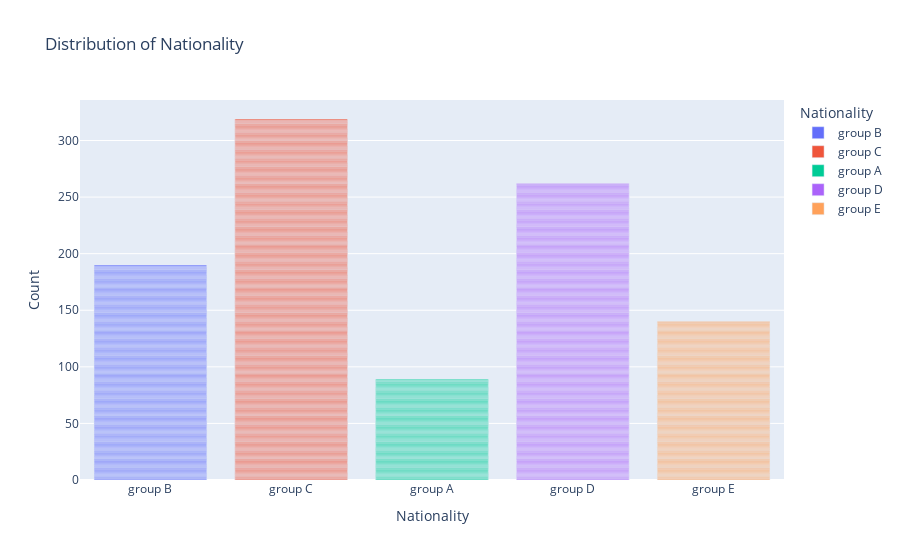

Source (notebook cell):
### Code cell
fig = px.bar(df, x='race/ethnicity', color="race/ethnicity", title="Distribution of Nationality",
            labels={
                    "race/ethnicity": "Nationality",
                    "count": "Count"
                 }
            )
fig.show()

### Figure 1 — Plotly figure (JSON) as saved in the notebook; plotly's stock layout.template omitted (floating-point values rounded to 4 significant figures; data arrays with more than 128 entries replaced by an {"elided": "..."} marker saying what was removed)
{"data": [{"alignmentgroup": "True", "hovertemplate": "Nationality=%{x}<br>Count=%{y}<extra></extra>", "legendgroup": "group B", "marker": {"color": "#636efa", "pattern": {"shape": ""}}, "name": "group B", "offsetgroup": "group B", "orientation": "v", "showlegend": true, "textposition": "auto", "type": "bar", "x": {"elided": "190 str values"}, "xaxis": "x", "y": {"elided": "190 int values"}, "yaxis": "y"}, {"alignmentgroup": "True", "hovertemplate": "Nationality=%{x}<br>Count=%{y}<extra></extra>", "legendgroup": "group C", "marker": {"color": "#EF553B", "pattern": {"shape": ""}}, "name": "group C", "offsetgroup": "group C", "orientation": "v", "showlegend": true, "textposition": "auto", "type": "bar", "x": {"elided": "319 str values"}, "xaxis": "x", "y": {"elided": "319 int values"}, "yaxis": "y"}, {"alignmentgroup": "True", "hovertemplate": "Nationality=%{x}<br>Count=%{y}<extra></extra>", "legendgroup": "group A", "marker": {"color": "#00cc96", "pattern": {"shape": ""}}, "name": "group A", "offsetgroup": "group A", "orientation": "v", "showlegend": true, "textposition": "auto", "type": "bar", "x": ["group A", "group A", "group A", "group A", "group A", "group A", "group A", "group A", "group A", "group A", "group A", "group A", "group A", "group A", "group A", "group A", "group A", "group A", "group A", "group A", "group A", "group A", "group A", "group A", "group A", "group A", "group A", "group A", "group A", "group A", "group A", "group A", "group A", "group A", "group A", "group A", "group A", "group A", "group A", "group A", "group A", "group A", "group A", "group A", "group A", "group A", "group A", "group A", "group A", "group A", "group A", "group A", "group A", "group A", "group A", "group A", "group A", "group A", "group A", "group A", "group A", "group A", "group A", "group A", "group A", "group A", "group A", "group A", "group A", "group A", "group A", "group A", "group A", "group A", "group A", "group A", "group A", "group A", "group A", "group A", "group A", "group A", "group A", "group A", "group A", "group A", "group A", "group A", "group A"], "xaxis": "x", "y": [1, 1, 1, 1, 1, 1, 1, 1, 1, 1, 1, 1, 1, 1, 1, 1, 1, 1, 1, 1, 1, 1, 1, 1, 1, 1, 1, 1, 1, 1, 1, 1, 1, 1, 1, 1, 1, 1, 1, 1, 1, 1, 1, 1, 1, 1, 1, 1, 1, 1, 1, 1, 1, 1, 1, 1, 1, 1, 1, 1, 1, 1, 1, 1, 1, 1, 1, 1, 1, 1, 1, 1, 1, 1, 1, 1, 1, 1, 1, 1, 1, 1, 1, 1, 1, 1, 1, 1, 1], "yaxis": "y"}, {"alignmentgroup": "True", "hovertemplate": "Nationality=%{x}<br>Count=%{y}<extra></extra>", "legendgroup": "group D", "marker": {"color": "#ab63fa", "pattern": {"shape": ""}}, "name": "group D", "offsetgroup": "group D", "orientation": "v", "showlegend": true, "textposition": "auto", "type": "bar", "x": {"elided": "262 str values"}, "xaxis": "x", "y": {"elided": "262 int values"}, "yaxis": "y"}, {"alignmentgroup": "True", "hovertemplate": "Nationality=%{x}<br>Count=%{y}<extra></extra>", "legendgroup": "group E", "marker": {"color": "#FFA15A", "pattern": {"shape": ""}}, "name": "group E", "offsetgroup": "group E", "orientation": "v", "showlegend": true, "textposition": "auto", "type": "bar", "x": {"elided": "140 str values"}, "xaxis": "x", "y": {"elided": "140 int values"}, "yaxis": "y"}], "layout": {"barmode": "relative", "legend": {"title": {"text": "Nationality"}, "tracegroupgap": 0}, "title": {"text": "Distribution of Nationality"}, "xaxis": {"anchor": "y", "categoryarray": ["group B", "group C", "group A", "group D", "group E"], "categoryorder": "array", "domain": [0, 1], "title": {"text": "Nationality"}}, "yaxis": {"anchor": "x", "domain": [0, 1], "title": {"text": "Count"}}}}
